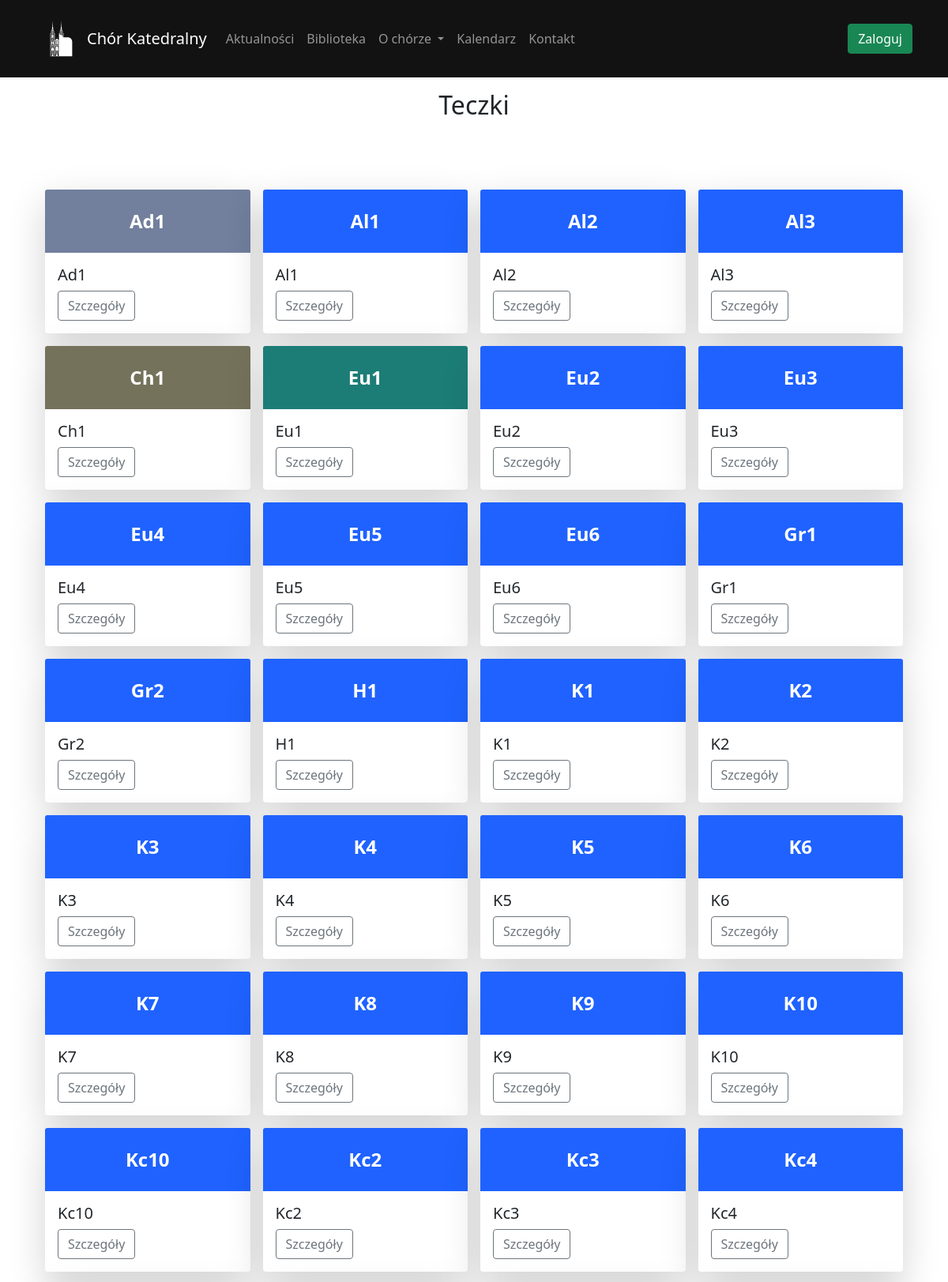
Page /folder/list (upper part) on the committed database.
### folder/models.py (models this page shows, shortened)
class Folder(models.Model):
    name = models.CharField('name', max_length=45, unique=True)
    note = models.CharField('note', max_length=250, null=True, blank=True) # Может быть нулём + можно ничего не вписывать в форме
    colour = models.CharField('colour', max_length=25, null=True, blank=True)
    date_joined = models.DateTimeField(default=timezone.now)
    class Meta:
        verbose_name = 'Folder'
        verbose_name_plural = 'Folders'

### folder/views.py (the view)
# urls.py: path('list', views.listFolder, name='listFolder'),
def listFolder(request):
    folders = Folder.objects.prefetch_related('compositions').all()
    return render(request, 'folder/folderList.html', {'folders': folders})

### library/context_processors.py (called while the page is built)
def current_time(request):
    now = timezone.now()
    return {
        'current_year': now.year,
        'current_month': now.month,
    }

### folder/templates/folder/folderList.html (shortened to what this page needs)
{% extends 'content/template.html' %}
{% load static %}
{% block body %}
<div class="row justify-content-center">
    <div class="container-fluid">
        <h2 class="text-center mt-3 mb-4">Teczki</h2>
    </div>
</div>
<div class="container mt-5">
    <div class="row justify-content-between g-3">
        {% for folder in folders %}
        <div class="col-12 col-sm-6 col-md-4 col-lg-3">
            <div class="card shadow-lg">
                <div class="card-img-top" style="background-color: {{ folder.colour|default_if_none:'#CCCCCC' }};">
                    {{ folder.name }}
                </div>
                <div class="card-body">
                    <h5 class="card-title">{{ folder.name }}</h5>
                    <button type="button" class="btn btn-outline-secondary" data-bs-toggle="modal" data-bs-target="#detailModal{{ folder.id }}">
                        Szczegóły
                    </button>
                </div>
            </div>
        </div>
        {% endfor %}
    </div>
</div>
{% endblock %}

### folder/templates/folder/folderList.html (style rules this page uses)
.card-img-top { min-height: 80px; width: 100%; background-color: #f8f9fa; display: flex; align-items: center; justify-content: center; font-size: 1.5rem; font-weight: bold; }
.card { box-shadow: 0 4px 8px rgba(0, 0, 0, 0.1), 0 6px 20px rgba(0, 0, 0, 0.1); border: none; }

### rows in the picture
Folder: name "Ad1"
Folder: name "Al1"
Folder: name "Al2"
Folder: name "Al3"
Folder: name "Ch1"
Folder: name "Eu1"
Folder: name "Eu2"
Folder: name "Eu3"
Folder: name "Eu4"
Folder: name "Eu5"
Folder: name "Eu6"
Folder: name "Gr1"
Folder: name "Gr2"
Folder: name "H1"
Folder: name "K1"
Folder: name "K2"
Folder: name "K3"
Folder: name "K4"
Folder: name "K5"
Folder: name "K6"
Folder: name "K7"
Folder: name "K8"
Folder: name "K9"
Folder: name "K10"
Folder: name "Kc10"
Folder: name "Kc2"
Folder: name "Kc3"
Folder: name "Kc4"
